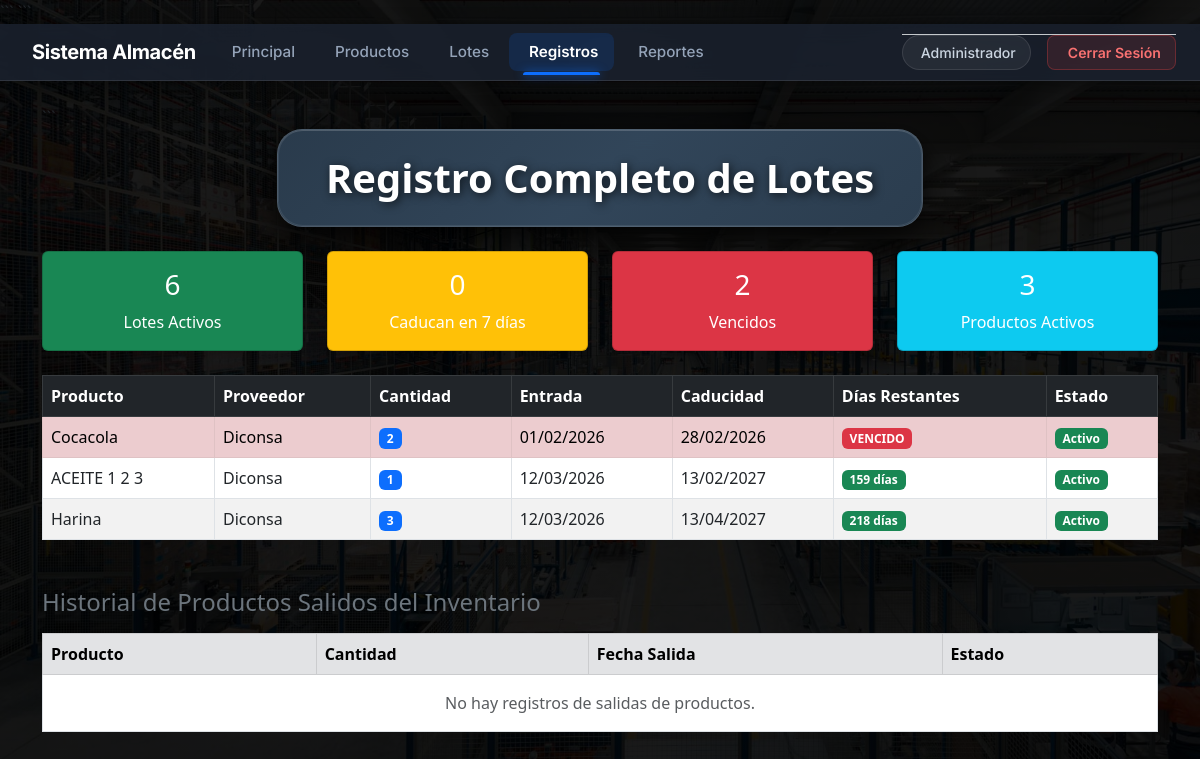
/registro.php, run on an earlier commit of the app's database.
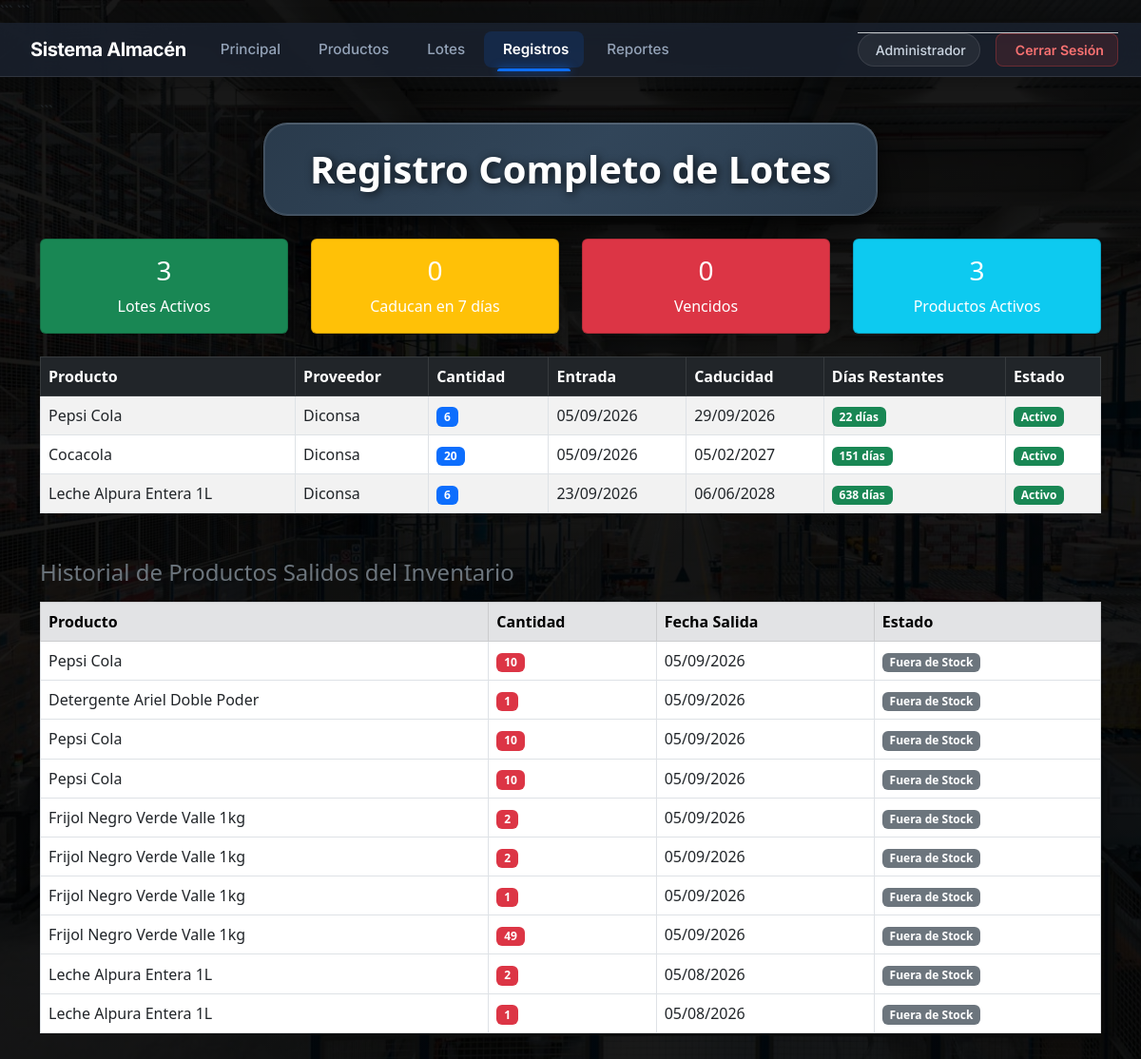
And on a later commit of the database.
### tables this page shows
CREATE TABLE `salidas` (
  `id_salida` int NOT NULL,
  `producto_id` int NOT NULL,
  `cantidad_usada` int NOT NULL,
  `fecha_salida` date NOT NULL
);

CREATE TABLE `productos` (
  `id_producto` int NOT NULL,
  `nombre_comercial` varchar(100) NOT NULL,
  `nombre_comun` varchar(100) DEFAULT NULL,
  `presentacion` decimal(10,2) DEFAULT NULL,
  `unidad_id` int DEFAULT NULL,
  `categoria_producto` varchar(100) DEFAULT NULL,
  `estado` tinyint(1) NOT NULL DEFAULT '1'
);

### registro.php (the view, shortened to what this page needs)
<?php
include("common/conexion.php");
$producto_sql = "";
$sql_activos = "
SELECT
    l.producto_id,
    p.nombre_comercial,
    pr.nombre AS nombre_proveedor,
    u.nombre_unidad,
    SUM(l.cantidad) AS cantidad,
    MIN(l.fecha_entrada) AS fecha_entrada,
    MIN(l.fecha_caducidad) AS fecha_caducidad,
    DATEDIFF(
        MIN(l.fecha_caducidad),
        CURDATE()
    ) AS dias_para_caducar
FROM lotes l
LEFT JOIN productos p
    ON l.producto_id = p.id_producto
LEFT JOIN proveedor pr
    ON l.proveedor_id = pr.id_proveedor
LEFT JOIN unidad_medida u
    ON p.unidad_id = u.id_unidad
WHERE
    l.estado = 1
    AND l.fecha_salida IS NULL
    AND l.cantidad > 0
    $producto_sql
GROUP BY
    l.producto_id,
    p.nombre_comercial,
    pr.nombre,
    u.nombre_unidad
ORDER BY
    MIN(l.fecha_caducidad) ASC
";
$result =
    $conn->query($sql_activos);
$sql_salidos = "
SELECT
    s.id_salida,
    s.producto_id,
    s.cantidad_usada,
    s.fecha_salida,
    p.nombre_comercial,
    u.nombre_unidad
FROM salidas s
LEFT JOIN productos p
    ON s.producto_id = p.id_producto
LEFT JOIN unidad_medida u
    ON p.unidad_id = u.id_unidad
WHERE 1 = 1
";
$sql_salidos .= "
ORDER BY
    s.fecha_salida DESC,
    s.id_salida DESC
";
$result_salidos =
    $conn->query($sql_salidos);
$caducando = $conn->query("
    SELECT COUNT(*) AS total
    FROM lotes
    WHERE
        DATEDIFF(
            fecha_caducidad,
            CURDATE()
        ) BETWEEN 0 AND 7
        AND estado = 1
        AND fecha_salida IS NULL
        AND cantidad > 0
")->fetch_assoc()['total'];
$vencidos = $conn->query("
    SELECT COUNT(*) AS total
    FROM lotes
    WHERE
        fecha_caducidad < CURDATE()
        AND estado = 1
        AND fecha_salida IS NULL
        AND cantidad > 0
")->fetch_assoc()['total'];
$activos = $conn->query("
    SELECT COUNT(*) AS total
    FROM lotes
    WHERE
        estado = 1
        AND fecha_salida IS NULL
        AND cantidad > 0
")->fetch_assoc()['total'];
?>
<!DOCTYPE html>
<html lang="es">
<head>
<link
    rel="stylesheet"
    href="css/bootstrap.min.css"
>
<link
    rel="stylesheet"
    href="css/registro.css"
>
```
</head>
<body>
<?php include("navbar.php"); ?>
<div class="container py-4">
```
<div class="titulo-contenedor mb-4">
    <h2>
        Registro Completo de Lotes
    </h2>
</div>
<div class="row mb-4">
    <div class="col-md-3">
        <div class="card text-white bg-success">
            <div class="card-body text-center">
                <h3>
                    <?= $activos ?>
                </h3>
                <p class="mb-0">
                    Lotes Activos
                </p>
            </div>
        </div>
    </div>
    <div class="col-md-3">
        <div class="card text-white bg-warning">
            <div class="card-body text-center">
                <h3>
                    <?= $caducando ?>
                </h3>
                <p class="mb-0">
                    Caducan en 7 días
                </p>
            </div>
        </div>
    </div>
    <div class="col-md-3">
        <div class="card text-white bg-danger">
            <div class="card-body text-center">
                <h3>
                    <?= $vencidos ?>
                </h3>
                <p class="mb-0">
                    Vencidos
                </p>
            </div>
        </div>
    </div>
    <div class="col-md-3">
        <div class="card text-white bg-info">
            <div class="card-body text-center">
                <h3>
                    <?= $result
                        ? $result->num_rows
                        : 0
                    ?>
                </h3>
                <p class="mb-0">
                    Productos Activos
                </p>
            </div>
        </div>
    </div>
</div>
<table
    class="table table-bordered table-striped align-middle mb-5"
>
    <thead class="table-dark">
        <tr>
            <th>
                Producto
            </th>
            <th>
                Proveedor
            </th>
            <th>
                Cantidad
            </th>
            <th>
                Entrada
            </th>
            <th>
                Caducidad
            </th>
            <th>
                Días Restantes
            </th>
            <th>
                Estado
            </th>
        </tr>
    </thead>
    <tbody>
    <?php if (
        $result &&
        $result->num_rows > 0
    ): ?>
        <?php while (
            $row =
            $result->fetch_assoc()
        ): ?>
            <?php
            $dias =
                intval(
                    $row['dias_para_caducar']
                );
            $clase_fila = '';
            if ($dias <= 0) {
                $clase_fila =
                    'table-danger';
            } elseif ($dias <= 7) {
                $clase_fila =
                    'table-warning';
            }
            ?>
            <tr
                class="<?= $clase_fila ?>"
            >
                <td>
                    <?= htmlspecialchars(
                        $row['nombre_comercial'] ?? '-'
                    ) ?>
                </td>
                <td>
                    <?= htmlspecialchars(
                        $row['nombre_proveedor'] ?? '-'
                    ) ?>
                </td>
                <td>
                    <span
                        class="badge bg-primary"
                    >
                        <?= htmlspecialchars(
                            $row['cantidad']
                        ) ?>
                    </span>
                </td>
                <td>
                    <?php if (
                        !empty(
                            $row['fecha_entrada']
                        )
                    ): ?>
                        <?= date(
                            'd/m/Y',
                            strtotime(
                                $row['fecha_entrada']
                            )
                        ) ?>
                    <?php else: ?>
                        -
                    <?php endif; ?>
                </td>
                <td>
                    <?php if (
                        !empty(
                            $row['fecha_caducidad']
                        )
                    ): ?>
                        <?= date(
                            'd/m/Y',
                            strtotime(
                                $row['fecha_caducidad']
                            )
                        ) ?>
                    <?php else: ?>
                        -
                    <?php endif; ?>
                </td>
                <td>
                    <span
                        class="badge
                        <?= $dias <= 0
                            ? 'bg-danger'
                            : (
                                $dias <= 7
                                    ? 'bg-warning'
                                    : 'bg-success'
                            )
                        ?>"
                    >
                        <?= $dias > 0
                            ? $dias . ' días'
                            : 'VENCIDO'
                        ?>
                    </span>
                </td>
                <td>
                    <span
                        class="badge bg-success"
                    >
                        Activo
                    </span>
                </td>
            </tr>
        <?php endwhile; ?>
    <?php endif; ?>
    </tbody>
</table>
<h4
    class="text-secondary mb-3"
>
    Historial de Productos Salidos del Inventario
</h4>
<table
    class="table table-bordered table-hover align-middle"
>
    <thead class="table-secondary">
        <tr>
            <th>
                Producto
            </th>
            <th>
                Cantidad
            </th>
            <th>
                Fecha Salida
            </th>
            <th>
                Estado
            </th>
        </tr>
    </thead>
    <tbody>
    <?php if (
        $result_salidos &&
        $result_salidos->num_rows > 0
    ): ?>
        <?php while (
            $row_s =
            $result_salidos->fetch_assoc()
        ): ?>
            <tr>
                <td>
                    <?= htmlspecialchars(
                        $row_s['nombre_comercial'] ?? '-'
                    ) ?>
                </td>
                <td>
                    <span
                        class="badge bg-danger"
                    >
                        <?= htmlspecialchars(
                            $row_s['cantidad_usada']
                        ) ?>
                    </span>
                </td>
                <td>
                    <?php if (
                        !empty(
                            $row_s['fecha_salida']
                        )
                    ): ?>
                        <?= date(
                            'd/m/Y',
                            strtotime(
                                $row_s['fecha_salida']
                            )
                        ) ?>
                    <?php else: ?>
                        -
                    <?php endif; ?>
                </td>
                <td>
                    <span
                        class="badge bg-secondary"
                    >
                        Fuera de Stock
                    </span>
                </td>
            </tr>
        <?php endwhile; ?>
    <?php else: ?>
        <tr>
            <td
                colspan="4"
                class="text-center text-muted py-3"
            >
                No hay registros de salidas de productos.
            </td>
        </tr>
    <?php endif; ?>
    </tbody>
</table>
</div>
</body>
</html>

### navbar.php (shortened to what this page needs)
<?php
$current_page = basename($_SERVER['PHP_SELF']);
?>
<nav class="navbar navbar-expand-lg mi-navbar-almacen sticky-top">
  <div class="container-fluid px-lg-4">
    <a class="navbar-brand brand-almacen" href="index.php">
      <span>Sistema Almacén</span>
    </a>
    <div class="collapse navbar-collapse" id="navbarSupportedContent">
      <ul class="navbar-nav me-auto mb-2 mb-lg-0 gap-lg-1">
        <li class="nav-item">
          <a class="nav-link nav-link-custom <?= ($current_page=='index.php') ? 'active' : '' ?>" href="index.php">
            <i class="bi bi-box me-1"></i>Principal
          </a>
        </li>
        <li class="nav-item">
          <a class="nav-link nav-link-custom <?= ($current_page=='productos.php') ? 'active' : '' ?>" href="productos.php">
            <i class="bi bi-box me-1"></i>Productos
          </a>
        </li>
        <li class="nav-item">
          <a class="nav-link nav-link-custom <?= ($current_page=='lotes.php') ? 'active' : '' ?>" href="lotes.php">
            <i class="bi bi-layers me-1"></i>Lotes
          </a>
        </li>
        <li class="nav-item">
          <a class="nav-link nav-link-custom <?= ($current_page=='registro.php') ? 'active' : '' ?>" href="registro.php">
            <i class="bi bi-clipboard-check me-1"></i>Registros
          </a>
        </li>
        <li class="nav-item">
          <a class="nav-link nav-link-custom <?= ($current_page=='reportes.php') ? 'active' : '' ?>" href="reportes.php">
            <i class="bi bi-file-bar-graph me-1"></i>Reportes
          </a>
        </li>
      </ul>
      <div class="d-flex align-items-center gap-3 my-2 my-lg-0 pt-2 pt-lg-0 border-top border-lg-0 border-secondary-subtle">
        <?php if (isset($_SESSION['usuario'])): ?>
          <span class="badge-usuario">
            <i class="bi bi-person-circle text-primary me-1 fs-6"></i>
            <?= htmlspecialchars($_SESSION['nombre'] ?? $_SESSION['usuario']) ?>
          </span>
        <?php else: ?>
          <span class="badge-usuario">
            Administrador
          </span>
        <?php endif; ?>
        <a href="logout.php" class="btn-logout-custom">
          <span>Cerrar Sesión</span>
        </a>
      </div>
    </div>
  </div>
</nav>

### css/registro.css (style rules this page uses)
body { background-image: linear-gradient(rgba(0,0,0,0.9), rgba(0,0,0,0.9)), url('../imagenes/fondoPrin.jpg'); background-size: cover; background-repeat: no-repeat; background-position: center; background-attachment: fixed; }
.titulo-contenedor { background: linear-gradient(135deg, rgba(44, 62, 80, 0.95) 0%, rgba(52, 73, 94, 0.95) 50%, rgba(44, 62, 80, 0.98) 100%); backdrop-filter: blur(15px); border: 1px solid rgba(255, 255, 255, 0.15); border-radius: 25px; padding: 1.5rem 3rem; margin: 0 auto 2.5rem auto; text-align: center; box-shadow: 0 20px 45px rgba(0, 0, 0, 0.6), 0 5px 15px rgba(0, 0, 0, 0.4), inset 0 1px 0 rgba(255, 255, 255, 0.1); display: flex; justify-content: center; align-items: center; width: fit-content; max-width: 90%; position: relative; overflow: hidden; }
.titulo-contenedor::before { content: ''; position: absolute; top: 0; left: 0; right: 0; bottom: 0; border-radius: 25px; box-shadow: inset 0 0 0 1px rgba(255, 255, 255, 0.08); pointer-events: none; }
.titulo-contenedor h2 { color: white; font-weight: 700; text-shadow: 2px 2px 10px rgba(0,0,0,0.7); margin: 0; font-size: 2.5rem; text-align: center; }

### navbar.php (style rules this page uses)
.mi-navbar-almacen { font-family: 'Inter', system-ui, -apple-system, sans-serif; background: rgba(26, 32, 44, 0.92) !important; backdrop-filter: blur(12px); -webkit-backdrop-filter: blur(12px); border-bottom: 1px solid rgba(255, 255, 255, 0.1); box-shadow: 0 4px 20px rgba(0, 0, 0, 0.3); padding-top: 0.5rem; padding-bottom: 0.5rem; }
.brand-almacen { font-weight: 700; font-size: 1.25rem; color: #ffffff !important; display: flex; align-items: center; gap: 8px; letter-spacing: -0.02em; }
.nav-link-custom { color: #94a3b8 !important; font-weight: 500; font-size: 0.95rem; padding: 8px 16px !important; border-radius: 8px; transition: all 0.2s ease; position: relative; }
.nav-link-custom.active { color: #ffffff !important; font-weight: 600; background: rgba(13, 110, 253, 0.15) !important; }
.nav-link-custom.active::after { content: ''; position: absolute; bottom: -4px; left: 14px; right: 14px; height: 3px; background-color: #0d6efd; border-radius: 3px 3px 0 0; box-shadow: 0 0 10px rgba(13, 110, 253, 0.8); }
.badge-usuario { color: #cbd5e1; background: rgba(255, 255, 255, 0.06); border: 1px solid rgba(255, 255, 255, 0.1); padding: 6px 14px; border-radius: 20px; font-size: 0.88rem; font-weight: 500; display: flex; align-items: center; }
.btn-logout-custom { color: #f87171; background: rgba(239, 68, 68, 0.12); border: 1px solid rgba(239, 68, 68, 0.3); padding: 6px 14px; border-radius: 8px; font-size: 0.88rem; font-weight: 600; text-decoration: none; display: flex; align-items: center; gap: 6px; transition: all 0.2s ease; }

What changed in the data, as far as the page shows it:
added salidas: producto.nombre_comercial "Pepsi Cola", cantidad_usada "10", fecha_salida "05/09/2026"
added salidas: producto.nombre_comercial "Detergente Ariel Doble Poder", cantidad_usada "1", fecha_salida "05/09/2026"
added salidas: producto.nombre_comercial "Pepsi Cola", cantidad_usada "10", fecha_salida "05/09/2026"
added salidas: producto.nombre_comercial "Pepsi Cola", cantidad_usada "10", fecha_salida "05/09/2026"
added salidas: producto.nombre_comercial "Frijol Negro Verde Valle 1kg", cantidad_usada "2", fecha_salida "05/09/2026"
added salidas: producto.nombre_comercial "Frijol Negro Verde Valle 1kg", cantidad_usada "2", fecha_salida "05/09/2026"
added salidas: producto.nombre_comercial "Frijol Negro Verde Valle 1kg", cantidad_usada "1", fecha_salida "05/09/2026"
added salidas: producto.nombre_comercial "Frijol Negro Verde Valle 1kg", cantidad_usada "49", fecha_salida "05/09/2026"
added salidas: producto.nombre_comercial "Leche Alpura Entera 1L", cantidad_usada "2", fecha_salida "05/08/2026"
added salidas: producto.nombre_comercial "Leche Alpura Entera 1L", cantidad_usada "1", fecha_salida "05/08/2026"
Also different on the page:
$activos: "6" → "3"
$vencidos: "2" → "0"
new list line: "Pepsi Cola Diconsa 6 05/09/2026 29/09/2026 22 días Activo"
new list line: "Cocacola Diconsa 20 05/09/2026 05/02/2027 151 días Activo"
new list line: "Leche Alpura Entera 1L Diconsa 6 23/09/2026 06/06/2028 638 días Activo"
list line gone: "Cocacola Diconsa 2 01/02/2026 28/02/2026 VENCIDO Activo"
list line gone: "ACEITE 1 2 3 Diconsa 1 12/03/2026 13/02/2027 159 días Activo"
list line gone: "Harina Diconsa 3 12/03/2026 13/04/2027 218 días Activo"
text no longer shown: "No hay registros de salidas de productos."
